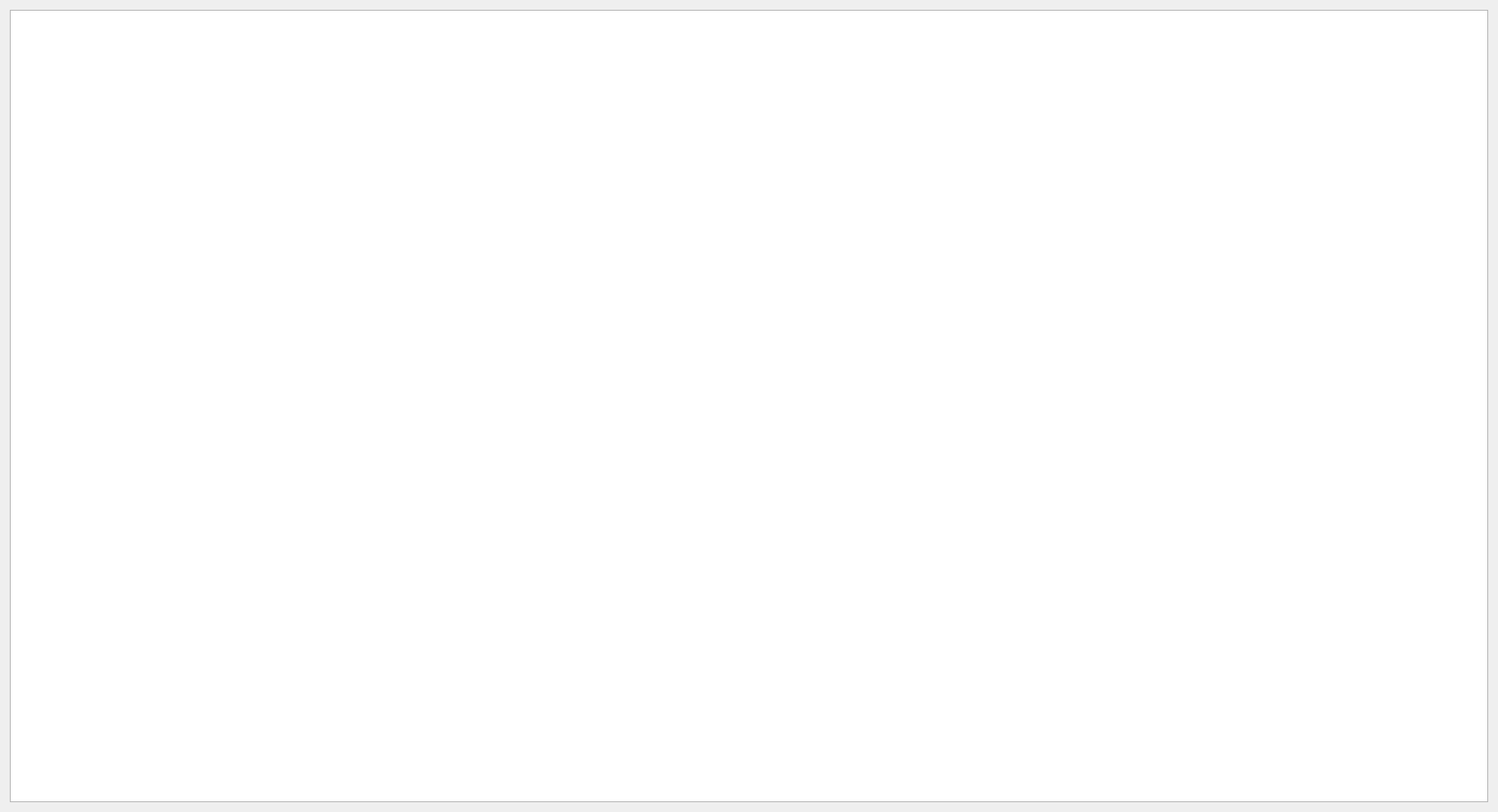
<?xml version="1.0" encoding="UTF-8"?>
<ui version="4.0">
 <class>Response</class>
 <widget class="QWidget" name="Response">
  <property name="geometry">
   <rect>
    <x>0</x>
    <y>0</y>
    <width>1680</width>
    <height>911</height>
   </rect>
  </property>
  <property name="windowTitle">
   <string>Response</string>
  </property>
  <layout class="QHBoxLayout" name="horizontalLayout">
   <item>
    <widget class="QPlainTextEdit" name="text_field">
     <property name="readOnly">
      <bool>true</bool>
     </property>
    </widget>
   </item>
  </layout>
 </widget>
 <resources/>
 <connections/>
</ui>
